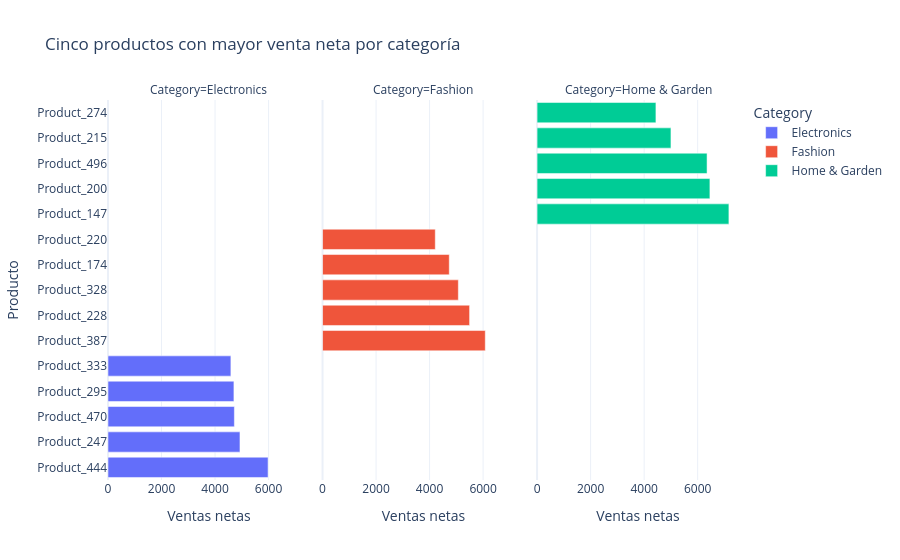

Source (notebook cell):
### Code cell
# ¿Qué productos generan mayor venta neta dentro de cada categoría?

product_summary = (
    sales.groupby(["Category", "ProductName"])
    .agg(
        orders=("OrderID", "size"),
        net_sales=("NetAmount", "sum"),
        return_rate=("IsReturned", "mean"),
    )
    .reset_index()
)
top_products = (
    product_summary.sort_values(["Category", "net_sales"], ascending=[True, False])
    .groupby("Category")
    .head(5)
)
fig = px.bar(
    top_products,
    x="net_sales",
    y="ProductName",
    color="Category",
    facet_col="Category",
    orientation="h",
    hover_data=["orders", "return_rate"],
    title="Cinco productos con mayor venta neta por categoría",
    labels={"net_sales": "Ventas netas", "ProductName": "Producto"},
)
fig.update_layout(template="plotly_white")
fig.show()

### Figure 1 — Plotly figure (JSON) as saved in the notebook; plotly's stock layout.template omitted (floating-point values rounded to 4 significant figures)
{"data": [{"alignmentgroup": "True", "customdata": [[3, 0], [2, 0], [3, 0.3333], [5, 0], [2, 0]], "hovertemplate": "Category=Electronics<br>Ventas netas=%{x}<br>Producto=%{y}<br>orders=%{customdata[0]}<br>return_rate=%{customdata[1]}<extra></extra>", "legendgroup": "Electronics", "marker": {"color": "#636efa", "pattern": {"shape": ""}}, "name": "Electronics", "offsetgroup": "Electronics", "orientation": "h", "showlegend": true, "textposition": "auto", "type": "bar", "x": [5980.0, 4931.0, 4722.0, 4705.0, 4591.0], "xaxis": "x", "y": ["Product_444", "Product_247", "Product_470", "Product_295", "Product_333"], "yaxis": "y"}, {"alignmentgroup": "True", "customdata": [[2, 0], [4, 0.25], [2, 0], [3, 0], [3, 0.3333]], "hovertemplate": "Category=Fashion<br>Ventas netas=%{x}<br>Producto=%{y}<br>orders=%{customdata[0]}<br>return_rate=%{customdata[1]}<extra></extra>", "legendgroup": "Fashion", "marker": {"color": "#EF553B", "pattern": {"shape": ""}}, "name": "Fashion", "offsetgroup": "Fashion", "orientation": "h", "showlegend": true, "textposition": "auto", "type": "bar", "x": [6080.0, 5495.0, 5074.0, 4735.0, 4212.0], "xaxis": "x2", "y": ["Product_387", "Product_228", "Product_328", "Product_174", "Product_220"], "yaxis": "y2"}, {"alignmentgroup": "True", "customdata": [[3, 0.3333], [4, 0.25], [6, 0.3333], [4, 0], [3, 0]], "hovertemplate": "Category=Home & Garden<br>Ventas netas=%{x}<br>Producto=%{y}<br>orders=%{customdata[0]}<br>return_rate=%{customdata[1]}<extra></extra>", "legendgroup": "Home & Garden", "marker": {"color": "#00cc96", "pattern": {"shape": ""}}, "name": "Home & Garden", "offsetgroup": "Home & Garden", "orientation": "h", "showlegend": true, "textposition": "auto", "type": "bar", "x": [7167.0, 6457.0, 6351.0, 5002.0, 4441.0], "xaxis": "x3", "y": ["Product_147", "Product_200", "Product_496", "Product_215", "Product_274"], "yaxis": "y3"}], "layout": {"annotations": [{"font": {}, "showarrow": false, "text": "Category=Electronics", "x": 0.16, "xanchor": "center", "xref": "paper", "y": 1, "yanchor": "bottom", "yref": "paper"}, {"font": {}, "showarrow": false, "text": "Category=Fashion", "x": 0.5, "xanchor": "center", "xref": "paper", "y": 1, "yanchor": "bottom", "yref": "paper"}, {"font": {}, "showarrow": false, "text": "Category=Home & Garden", "x": 0.84, "xanchor": "center", "xref": "paper", "y": 1, "yanchor": "bottom", "yref": "paper"}], "barmode": "relative", "legend": {"title": {"text": "Category"}, "tracegroupgap": 0}, "title": {"text": "Cinco productos con mayor venta neta por categoría"}, "xaxis": {"anchor": "y", "domain": [0, 0.32], "title": {"text": "Ventas netas"}}, "xaxis2": {"anchor": "y2", "domain": [0.34, 0.66], "matches": "x", "title": {"text": "Ventas netas"}}, "xaxis3": {"anchor": "y3", "domain": [0.68, 1.0], "matches": "x", "title": {"text": "Ventas netas"}}, "yaxis": {"anchor": "x", "domain": [0, 1], "title": {"text": "Producto"}}, "yaxis2": {"anchor": "x2", "domain": [0, 1], "matches": "y", "showticklabels": false}, "yaxis3": {"anchor": "x3", "domain": [0, 1], "matches": "y", "showticklabels": false}}}
